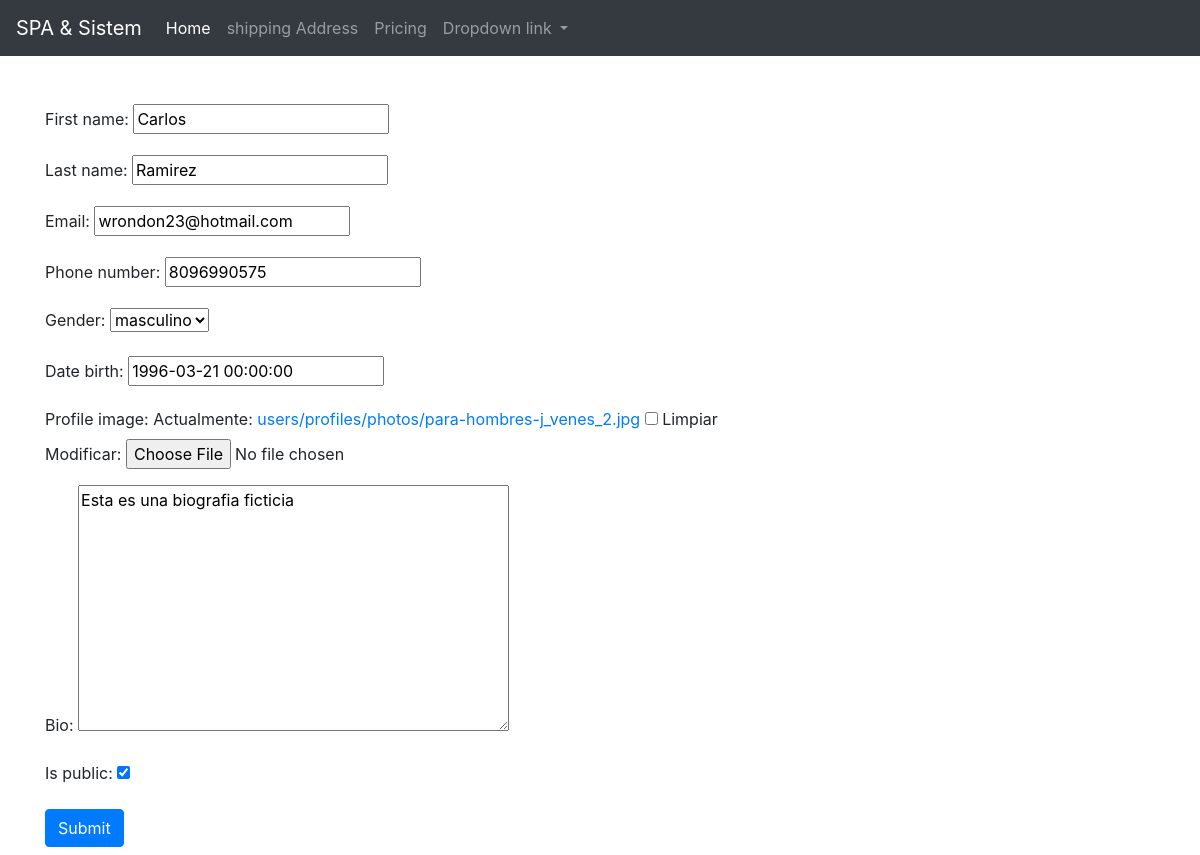
Page /main/update/11/ on the committed database.
### main/models.py (models this page shows, shortened)
class UserMOdel(models.Model):
    first_name = models.CharField(max_length=200)
    last_name = models.CharField(max_length=200)
    email = models.EmailField()
    phone_number =models.CharField(max_length=15, blank=True, null=True)
    gender = models.CharField(choices=GENDER_OPTS, max_length=20)
    date_birth = models.DateTimeField(blank=True, null=True)
    created = models.DateTimeField(auto_now_add=True)
    updated = models.DateTimeField(auto_now=True)

class Profile(models.Model):
    user_id = models.OneToOneField(UserMOdel, on_delete= models.CASCADE)
    profile_image = models.ImageField(upload_to ='users/profiles/photos', blank=True, null=True)
    bio = models.TextField(blank=True, null=True)
    is_public = models.BooleanField(default=True)
    created = models.DateField(auto_now_add=True)
    updated = models.DateField(auto_now_add=True)

### main/views.py (the view, shortened to what this page needs)
# urls.py: path('update/<int:id>/', UpdateUserView.as_view(), name='update'),
class UpdateUserView(views.View):
    template_name = 'main/form.html'
    action = 'update'
    def get(self, request, id):
        user = UserMOdel.objects.get(id = id)
        user_form = UserForm(instance = user )
        profile_form = Profile_form(instance= user.profile)
        context = {
        'user': user,
        'action': self.action,
        'user_form': user_form,
        'profile_form' : profile_form
          }
        return render(request, self.template_name, context)

### main/forms.py
class UserForm(forms.ModelForm):
    class Meta:
        model = UserMOdel
        fields ='__all__'

class Profile_form(forms.ModelForm):
    class Meta:
        model = Profile
        exclude =['user_id']

### main/templates/main/form.html (shortened to what this page needs)
{% extends 'base.html' %}
{% block content %}
<table>
    <form action="{% if action == 'update' %}
                {% url 'user:update' user.id %}
                {% else %}
                 {% url 'user:create' %}
                 {% endif %}"
      method="POST" enctype= "multipart/form-data"  >
    {{user_form.as_p}}
    {{profile_form.as_p}}
    <input type="submit" class="btn btn-primary mb-2"  {% if action == 'update'  %}Actualizar{% else %}Crear{% endif %} ">
</form>
</table>
{% endblock content %}

### rows in the picture
UserMOdel: first_name "Carlos", last_name "Ramirez", email "wrondon23@hotmail.com", phone_number "8096990575", gender "masculino", date_birth "1996-03-21 00:00:00"
Profile: bio "Esta es una biografia ficticia", is_public "☑"
